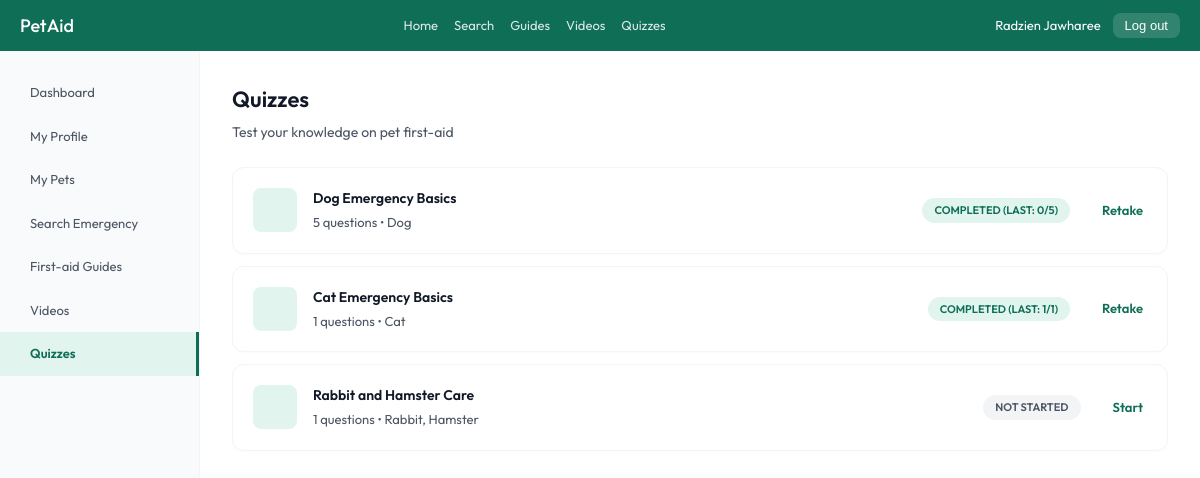
The app's page /quizzes (signed in) with its own data.
### models.py (models this page shows, shortened)
class Account(db.Model):
    __tablename__ = 'account'
    id = db.Column(db.Integer, primary_key=True)
    username = db.Column(db.String(80), unique=True, nullable=False)
    email = db.Column(db.String(120), unique=True, nullable=False)
    password_hash = db.Column(db.String(128), nullable=False)
    first_name = db.Column(db.String(50), nullable=False)
    last_name = db.Column(db.String(50), nullable=False)
    phone_number = db.Column(db.String(20), nullable=True)
    role = db.Column(db.String(30), nullable=False)
    __mapper_args__ = {
        'polymorphic_on': role,
        'polymorphic_identity': 'account'
    }

class Content(db.Model):
    __tablename__ = 'content'
    id = db.Column(db.Integer, primary_key=True)
    title = db.Column(db.String(200), nullable=False)
    description = db.Column(db.Text, nullable=False)
    publish_date = db.Column(db.DateTime, default=datetime.utcnow)
    verification_status = db.Column(db.String(20), default='Pending')
    rejection_feedback = db.Column(db.Text, nullable=True)
    author_id = db.Column(
        db.Integer,
        db.ForeignKey('admin_account.id'),
        nullable=False
    )
    content_type = db.Column(db.String(30), nullable=False)
    __mapper_args__ = {
        'polymorphic_on': content_type,
        'polymorphic_identity': 'content'
    }

class Quiz(Content):
    __tablename__ = 'quiz'
    id = db.Column(db.Integer, db.ForeignKey('content.id'), primary_key=True)
    species = db.Column(db.String(50), nullable=False)
    questions = db.relationship(
        'QuizQuestion',
        backref='quiz',
        cascade='all, delete-orphan',
        lazy=True
    )
    results = db.relationship(
        'QuizResult',
        backref='quiz',
        cascade='all, delete-orphan',
        lazy=True
    )
    __mapper_args__ = {
        'polymorphic_identity': 'quiz',
    }

class Content(db.Model):
    __tablename__ = 'content'
    id = db.Column(db.Integer, primary_key=True)
    title = db.Column(db.String(200), nullable=False)
    description = db.Column(db.Text, nullable=False)
    publish_date = db.Column(db.DateTime, default=datetime.utcnow)
    verification_status = db.Column(db.String(20), default='Pending')
    rejection_feedback = db.Column(db.Text, nullable=True)
    author_id = db.Column(
        db.Integer,
        db.ForeignKey('admin_account.id'),
        nullable=False
    )
    content_type = db.Column(db.String(30), nullable=False)
    __mapper_args__ = {
        'polymorphic_on': content_type,
        'polymorphic_identity': 'content'
    }

### app.py (the view)
@app.route('/quizzes')
@login_required('user')
def quizzes_list():
    quizzes = Quiz.query.filter_by(verification_status='Approved').all()
    last_scores = {}
    for q in quizzes:
        last_attempt = QuizResult.query.filter_by(user_id=g.user.id, quiz_id=q.id)\
            .order_by(QuizResult.timestamp.desc()).first()
        if last_attempt:
            last_scores[q.id] = {
                'score': last_attempt.score,
                'total': last_attempt.total_questions
            }
    return render_template('quiz_result.html', active_tab='quizzes', quizzes=quizzes, last_scores=last_scores)

### app.py (called while the page is built)
def login_required(role=None):
    def decorator(f):
        from functools import wraps
        @wraps(f)
        def decorated_function(*args, **kwargs):
            if 'user_id' not in session:
                flash('Please log in to access this page.', 'danger')
                return redirect(url_for('login_route'))
            if role and session.get('role') != role:
                flash('Unauthorized access.', 'danger')
                return redirect(url_for('home'))
            return f(*args, **kwargs)
        return decorated_function
    return decorator

@app.before_request
def load_logged_in_user():
    user_id = session.get('user_id')
    if user_id is None:
        g.user = None
    else:
        g.user = Account.query.get(user_id)

### templates/quiz_result.html (shortened to what this page needs)
{% extends "base.html" %}
{% block content %}
<div class="layout">
  <div class="sidebar">
    <a href="{{ url_for('dashboard') }}" class="sidebar-item"> Dashboard</a>
    <a href="{{ url_for('profile') }}" class="sidebar-item"> My Profile</a>
    <a href="{{ url_for('pets_list') }}" class="sidebar-item"> My Pets</a>
    <a href="{{ url_for('search_emergency') }}" class="sidebar-item"> Search Emergency</a>
    <a href="{{ url_for('guides_list') }}" class="sidebar-item"> First-aid Guides</a>
    <a href="{{ url_for('videos_list') }}" class="sidebar-item"> Videos</a>
    <a href="{{ url_for('quizzes_list') }}" class="sidebar-item {% if active_tab == 'quizzes' %}active{% endif %}"> Quizzes</a>
  </div>
  <div class="main" style="{% if active_tab == 'quiz_take' or active_tab == 'quiz_result' %}padding:0;{% endif %}">
    {% if active_tab == 'quizzes' %}
      <div class="page-title">Quizzes</div>
      <div class="page-sub">Test your knowledge on pet first-aid</div>
      <div class="quiz-list">
        {% for q in quizzes %}
          <a href="{{ url_for('start_quiz', quiz_id=q.id) }}" class="quiz-card">
            <div class="quiz-icon"></div>
            <div class="quiz-info">
              <div class="quiz-title">{{ q.title }}</div>
              <div class="quiz-meta">{{ q.questions|length }} questions • {{ q.species }}</div>
            </div>
            {% set score_data = last_scores.get(q.id) %}
            {% if score_data %}
              <span class="badge badge-green" style="margin-right:16px;">Completed (Last: {{ score_data.score }}/{{ score_data.total }})</span>
              <span class="quiz-action">Retake </span>
            {% else %}
              <span class="badge badge-gray" style="margin-right:16px;">Not started</span>
              <span class="quiz-action">Start </span>
            {% endif %}
          </a>
        {% endfor %}
      </div>
    {% endif %}
  </div>
</div>
{% endblock %}

### templates/base.html (shortened to what this page needs)
<!DOCTYPE html>
<html lang="en">
<head>
    <link rel="stylesheet" href="https://cdn.jsdelivr.net/npm/@tabler/icons-webfont@latest/tabler-icons.min.css">
    <link rel="stylesheet" href="{{ url_for('static', filename='style.css') }}">
</head>
<body>
    {% set role = session.get('role') %}
    {% if role == 'user' %}
        <div class="nav" style="background: #0F6E56; padding: 12px 20px; display: flex; align-items: center; justify-content: space-between; color: #fff;">
            <span class="nav-logo" style="color: #fff; font-size: 18px; font-weight: 500; cursor: pointer;" onclick="location.href='{{ url_for('dashboard') }}'">
                 PetAid
            </span>
            <div class="nav-links" style="display: flex; gap: 16px;">
                <span class="nav-link" style="color: rgba(255,255,255,0.85); font-size: 13px; cursor: pointer;" onclick="location.href='{{ url_for('dashboard') }}'">Home</span>
                <span class="nav-link" style="color: rgba(255,255,255,0.85); font-size: 13px; cursor: pointer;" onclick="location.href='{{ url_for('search_emergency') }}'">Search</span>
                <span class="nav-link" style="color: rgba(255,255,255,0.85); font-size: 13px; cursor: pointer;" onclick="location.href='{{ url_for('guides_list') }}'">Guides</span>
                <span class="nav-link" style="color: rgba(255,255,255,0.85); font-size: 13px; cursor: pointer;" onclick="location.href='{{ url_for('videos_list') }}'">Videos</span>
                <span class="nav-link" style="color: rgba(255,255,255,0.85); font-size: 13px; cursor: pointer;" onclick="location.href='{{ url_for('quizzes_list') }}'">Quizzes</span>
            </div>
            <div class="nav-right" style="display: flex; align-items: center; gap: 12px;">
                <span class="nav-user" style="color: #fff; font-size: 13px;"> {{ session.get('first_name') }} {{ session.get('last_name') }}</span>
                <button class="nav-logout" style="background: rgba(255,255,255,0.15); color: #fff; border: none; border-radius: var(--border-radius-md); padding: 5px 12px; font-size: 13px; cursor: pointer;" onclick="location.href='{{ url_for('logout') }}'"> Log out</button>
            </div>
        </div>
    {% endif %}
    {% block content %}{% endblock %}
</body>
</html>

### static/style.css (style rules this page uses)
:root { --color-background-primary: #FFFFFF; --color-background-secondary: #F9FAFB; --color-border-secondary: #E5E7EB; --color-border-tertiary: #F3F4F6; --color-text-primary: #111827; --color-text-secondary: #4B5563; --color-text-danger: #DC2626; --color-border-danger: #FCA5A5; --border-radius-lg: 12px; --border-radius-md: 8px; --border-radius-sm: 4px; --font-family: 'Outfit', -apple-system, BlinkMacSystemFont, "Segoe UI", Roboto, Helvetica, Arial, sans-serif; }
* { margin: 0; padding: 0; box-sizing: border-box; }
body { font-family: var(--font-family); background-color: #F3F4F6; color: var(--color-text-primary); min-height: 100vh; line-height: 1.5; }

### templates/quiz_result.html (style rules this page uses)
.layout { display: grid; grid-template-columns: 200px 1fr; min-height: calc(100vh - 54px); }
.sidebar { background: var(--color-background-secondary); border-right: 0.5px solid var(--color-border-tertiary); padding: 20px 0; }
.sidebar-item { display: flex; align-items: center; gap: 10px; padding: 12px 20px; font-size: 13px; color: var(--color-text-secondary); cursor: pointer; text-decoration: none; transition: all 0.2s; }
.sidebar-item.active { background: #E1F5EE; color: #0F6E56; font-weight: 600; border-right: 3px solid #0F6E56; }
.main { padding: 32px; background: #FFFFFF; }
.page-title { font-size: 22px; font-weight: 600; color: var(--color-text-primary); margin-bottom: 6px; }
.page-sub { font-size: 14px; color: var(--color-text-secondary); margin-bottom: 24px; }
.quiz-list { display: flex; flex-direction: column; gap: 12px; margin-bottom: 24px; }
.quiz-card { background: var(--color-background-primary); border: 0.5px solid var(--color-border-tertiary); border-radius: var(--border-radius-lg); padding: 20px; display: flex; align-items: center; gap: 16px; cursor: pointer; text-decoration: none; color: inherit; box-shadow: 0 1px 3px rgba(0,0,0,0.02); transition: border-color 0.2s; }
.quiz-icon { width: 44px; height: 44px; border-radius: var(--border-radius-md); background: #E1F5EE; display: flex; align-items: center; justify-content: center; color: #0F6E56; font-size: 20px; flex-shrink: 0; }
.quiz-info { flex: 1; }
.quiz-title { font-size: 14px; font-weight: 600; color: var(--color-text-primary); margin-bottom: 4px; }
.quiz-meta { font-size: 13px; color: var(--color-text-secondary); }
.quiz-action { font-size: 13px; color: #0F6E56; font-weight: 600; display: flex; align-items: center; gap: 4px; }
.badge { display: inline-block; padding: 4px 12px; border-radius: 999px; font-size: 11px; font-weight: 600; text-transform: uppercase; }
.badge-green { background: #E1F5EE; color: #0F6E56; }
.badge-gray { background: var(--color-border-tertiary); color: var(--color-text-secondary); }

### records on screen
Account: get "Jawharee"
Quiz: title "Dog Emergency Basics", questions|length "5", species "Dog", score "0", total "5"
Quiz: title "Cat Emergency Basics", questions|length "1", species "Cat", score "1", total "1"
Quiz: title "Rabbit and Hamster Care", questions|length "1", species "Rabbit, Hamster", shows "NOT STARTED"

### other values on screen
{{ session.get('first_name') }} "Radzien"
